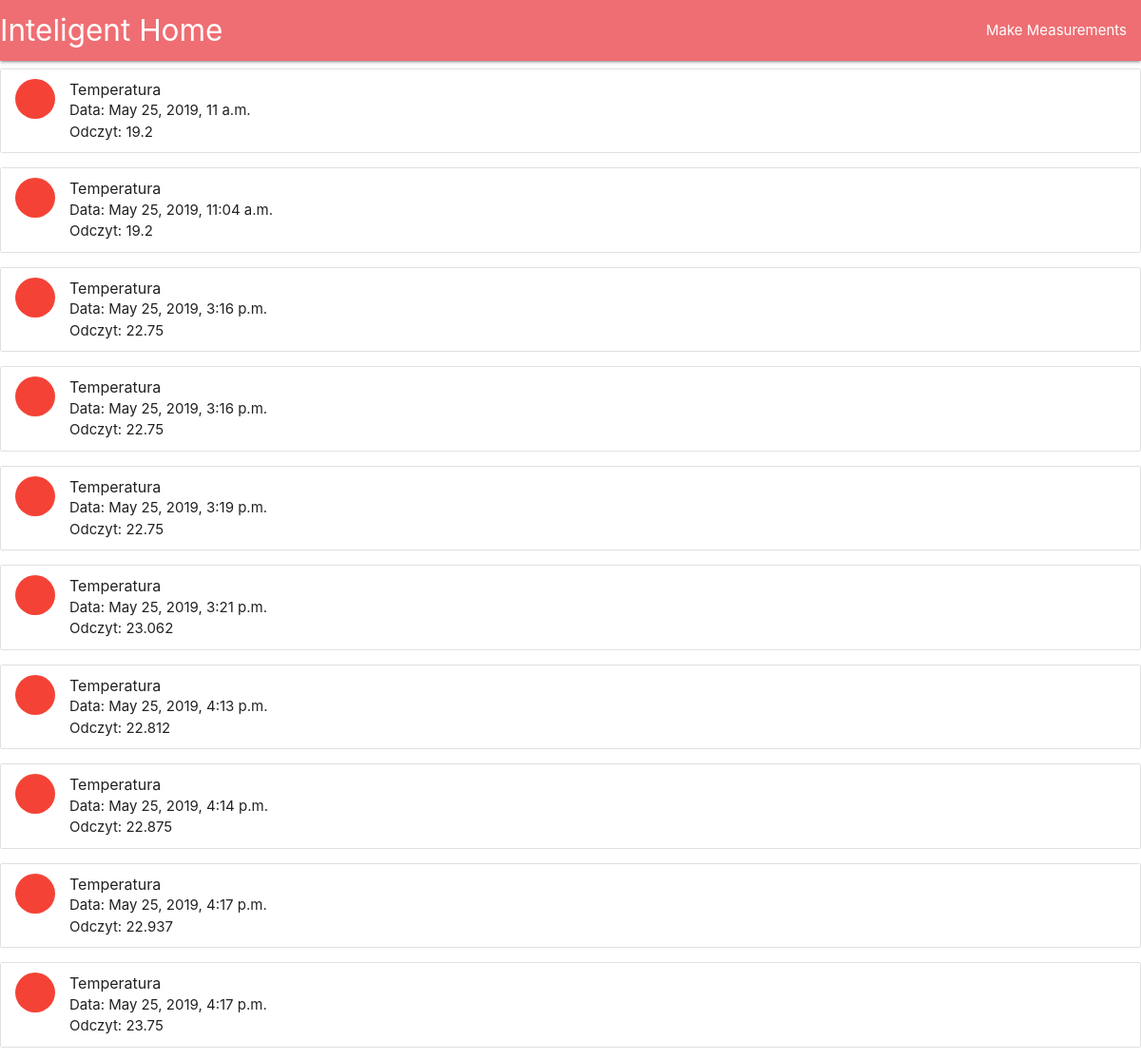
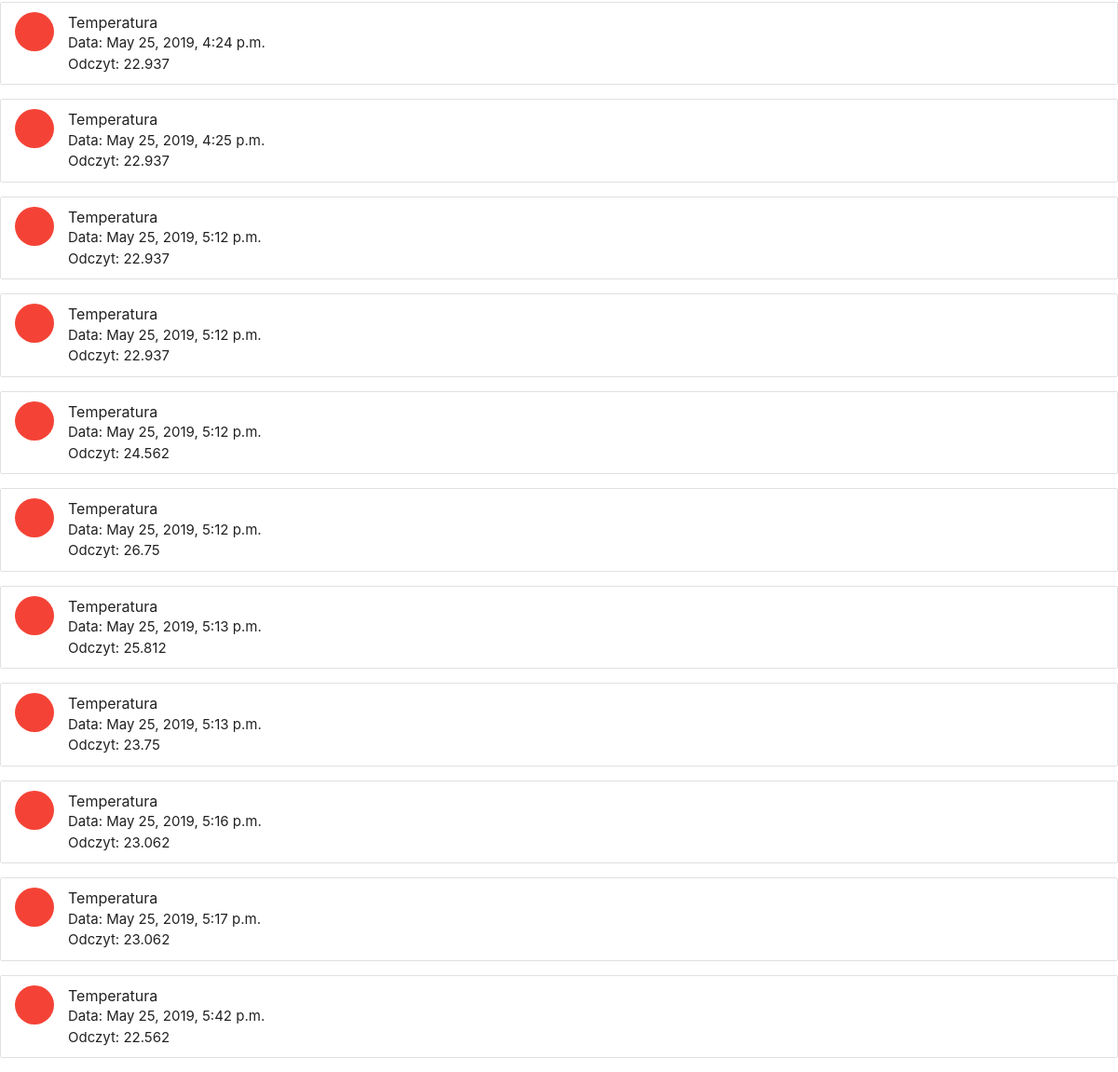
The page / on the database its author committed (2 pictures, top to bottom).
### controlpanel/models.py (models this page shows, shortened)
class Temperature(models.Model):
    temperature = models.FloatField()
    date = models.DateTimeField()

### controlpanel/views.py (the view)
# urls.py: path('', HomeView.as_view()),
class HomeView(View):
    template_name = 'main/homepage.html'
    def get(self, request):
        return render(request, self.template_name, {'temp': Temperature.objects.all()})

### controlpanel/templates/main/homepage.html (shortened to what this page needs)
{% extends "main/header.html" %}
{% block content %}
{% for i in temp %}
    <ul class="collection">
    <li class="collection-item avatar">
      <i class="material-icons circle red"></i>
      <span class="title">Temperatura</span>
      <p>Data: {{ i.date }} <br>
         Odczyt: {{ i.temperature }}
      </p>
    </li>
 </ul>
{% endfor %}
{% endblock%}

### controlpanel/templates/main/header.html (shortened to what this page needs)
<head>
    <link rel="stylesheet" href="https://cdnjs.cloudflare.com/ajax/libs/materialize/1.0.0/css/materialize.min.css">
</head>
<body>
    <nav>
            <div class="nav-wrapper">
              <a href="/" class="brand-logo">Inteligent Home</a>
              <ul id="nav-mobile" class="right hide-on-med-and-down">
                <li><a href="/temp">Make Measurements</a></li>
              </ul>
            </div>
    </nav>
    {% block content %}
    {% endblock %}
</body>

### rows shown on the page
Temperature: date "May 25, 2019, 11 a.m.", temperature "19.2"
Temperature: date "May 25, 2019, 11:04 a.m.", temperature "19.2"
Temperature: date "May 25, 2019, 3:16 p.m.", temperature "22.75"
Temperature: date "May 25, 2019, 3:16 p.m.", temperature "22.75"
Temperature: date "May 25, 2019, 3:19 p.m.", temperature "22.75"
Temperature: date "May 25, 2019, 3:21 p.m.", temperature "23.062"
Temperature: date "May 25, 2019, 4:13 p.m.", temperature "22.812"
Temperature: date "May 25, 2019, 4:14 p.m.", temperature "22.875"
Temperature: date "May 25, 2019, 4:17 p.m.", temperature "22.937"
Temperature: date "May 25, 2019, 4:17 p.m.", temperature "23.75"
Temperature: date "May 25, 2019, 4:24 p.m.", temperature "22.937"
Temperature: date "May 25, 2019, 4:25 p.m.", temperature "22.937"
Temperature: date "May 25, 2019, 5:12 p.m.", temperature "22.937"
Temperature: date "May 25, 2019, 5:12 p.m.", temperature "22.937"
Temperature: date "May 25, 2019, 5:12 p.m.", temperature "24.562"
Temperature: date "May 25, 2019, 5:12 p.m.", temperature "26.75"
Temperature: date "May 25, 2019, 5:13 p.m.", temperature "25.812"
Temperature: date "May 25, 2019, 5:13 p.m.", temperature "23.75"
Temperature: date "May 25, 2019, 5:16 p.m.", temperature "23.062"
Temperature: date "May 25, 2019, 5:17 p.m.", temperature "23.062"
Temperature: date "May 25, 2019, 5:42 p.m.", temperature "22.562"
